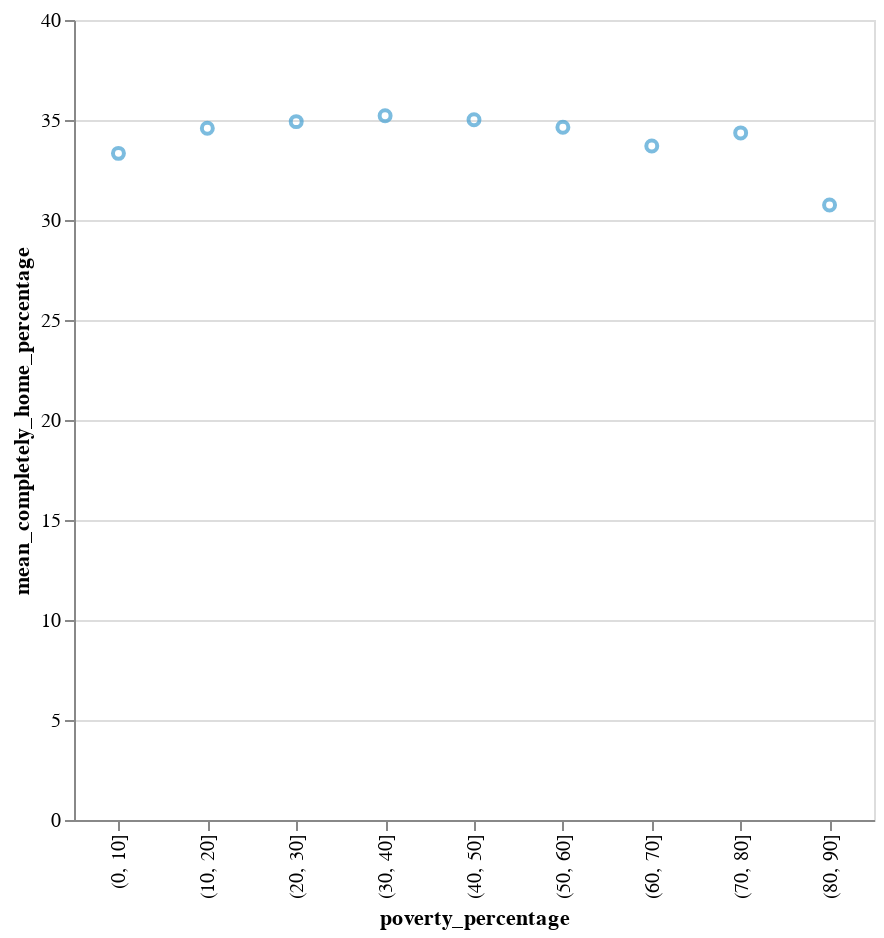

Notebook cell for this chart:
### Code cell
# 
alt.Chart(temp).mark_point().encode(
    alt.X('poverty_percentage:N'),
    alt.Y('mean_completely_home_percentage'),
    color = alt.Color('color',scale=None),
    tooltip=[alt.Tooltip('poverty_percentage'),
             alt.Tooltip('mean_completely_home_percentage')]
).properties(width=400, height=400).interactive()

### Figure 1 — Vega-Lite specification as saved in the notebook (floating-point values rounded to 4 significant figures)
{"config": {"view": {"continuousWidth": 400, "continuousHeight": 300}}, "data": {"name": "data-fccc17ac176b5972b8ba76917fe18d1f"}, "mark": "point", "encoding": {"color": {"type": "nominal", "field": "color", "scale": null}, "tooltip": [{"type": "nominal", "field": "poverty_percentage"}, {"type": "quantitative", "field": "mean_completely_home_percentage"}], "x": {"type": "nominal", "field": "poverty_percentage"}, "y": {"type": "quantitative", "field": "mean_completely_home_percentage"}}, "height": 400, "selection": {"selector002": {"type": "interval", "bind": "scales", "encodings": ["x", "y"]}}, "width": 400, "$schema": "https://vega.github.io/schema/vega-lite/v4.8.1.json", "datasets": {"data-fccc17ac176b5972b8ba76917fe18d1f": [{"poverty_percentage": "(0, 10]", "mean_completely_home_percentage": 33.33, "color": "#45a0d1"}, {"poverty_percentage": "(10, 20]", "mean_completely_home_percentage": 34.59, "color": "#45a0d1"}, {"poverty_percentage": "(20, 30]", "mean_completely_home_percentage": 34.92, "color": "#45a0d1"}, {"poverty_percentage": "(30, 40]", "mean_completely_home_percentage": 35.21, "color": "#45a0d1"}, {"poverty_percentage": "(40, 50]", "mean_completely_home_percentage": 35.01, "color": "#45a0d1"}, {"poverty_percentage": "(50, 60]", "mean_completely_home_percentage": 34.64, "color": "#45a0d1"}, {"poverty_percentage": "(60, 70]", "mean_completely_home_percentage": 33.7, "color": "#45a0d1"}, {"poverty_percentage": "(70, 80]", "mean_completely_home_percentage": 34.35, "color": "#45a0d1"}, {"poverty_percentage": "(80, 90]", "mean_completely_home_percentage": 30.75, "color": "#45a0d1"}, {"poverty_percentage": "(90, 100]", "mean_completely_home_percentage": null, "color": "#ff4833"}]}}
